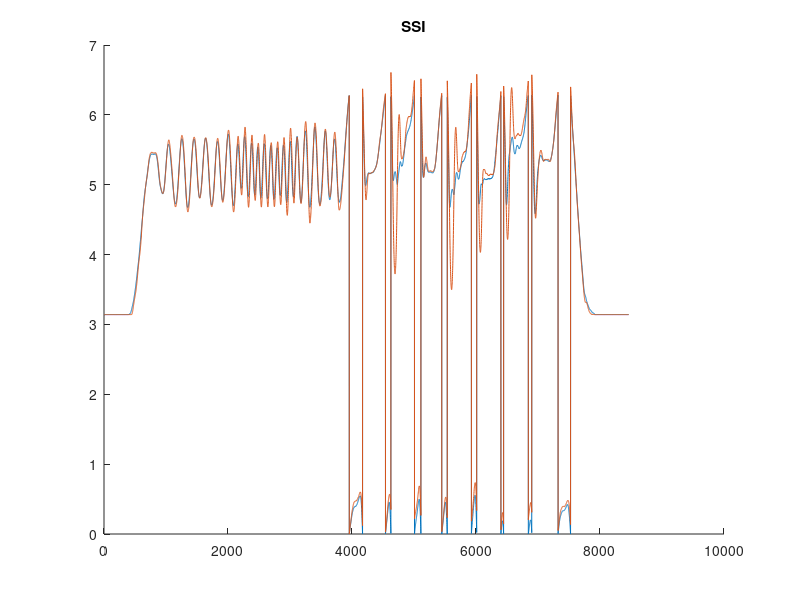
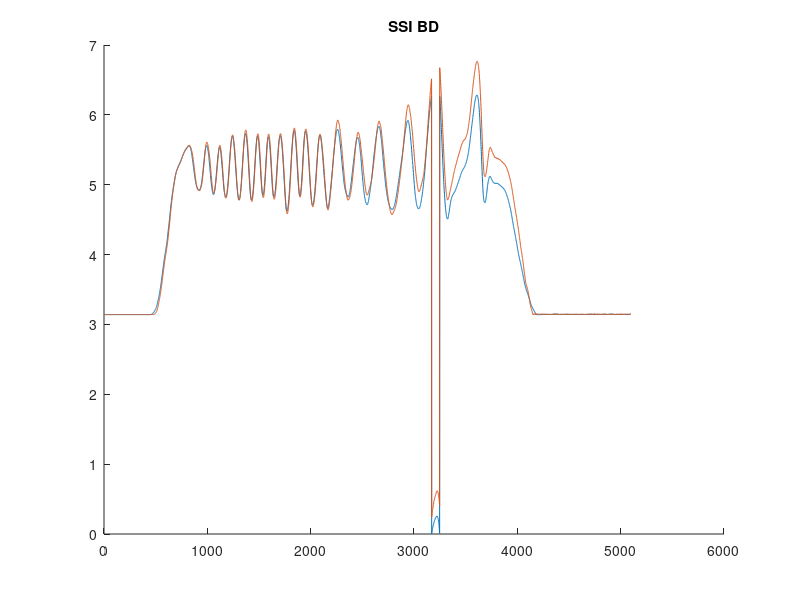
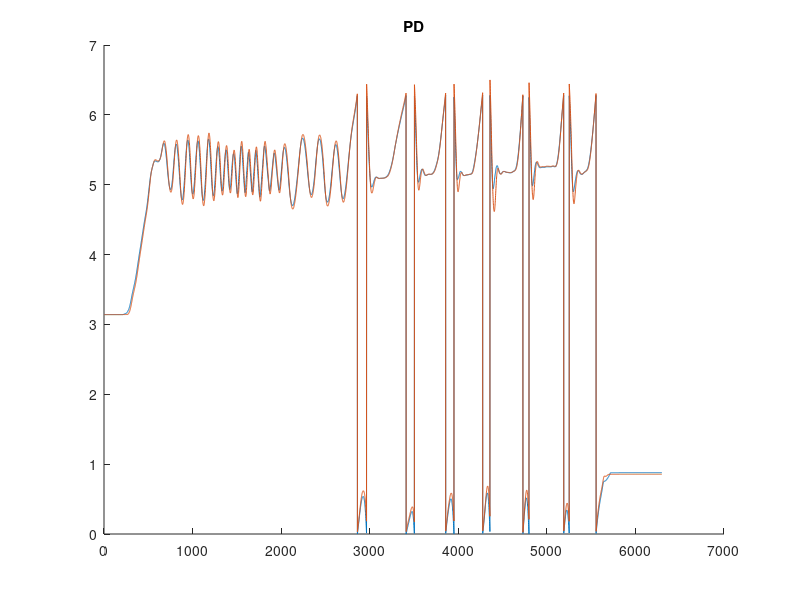
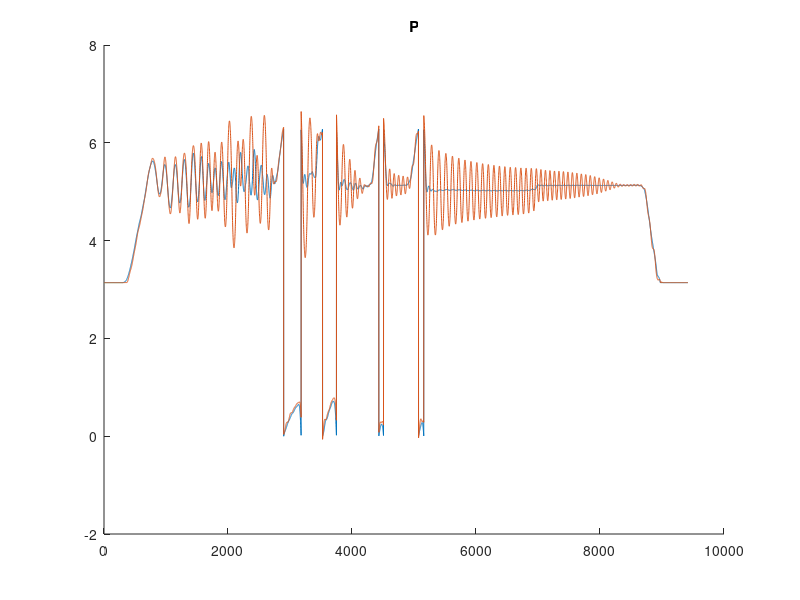

These charts were generated, in order, by the following MATLAB code:
% SSI virtual environment data processing

%% load data
SSI = load("SSItest_SSI_Ke5.txt"); 
SSI_BD = load("SSItest_SSI_Ke5_Kbd01.txt");
PD = load("SSItest_PD_Kp5_Kd01.txt"); 
P = load("SSItest_P_Kp5.txt");
P_BD = load("SSItest_P_Kp5_Kbd01.txt");
% data format: [SSI_case, U0-5000, (Pos1raw*(2*M_PI/8192)*1000), (ScaledPosDiff*1000), (ScaledVelDiff*1000), (delO*1000), (Id_SSI*1000), (Id_PD*1000)]

%% scale data
SSI(:,3:8) = SSI(:,3:8)/1000; 
SSI_BD(:,3:8) = SSI_BD(:,3:8)/1000;
PD(:,3:8) = PD(:,3:8)/1000;
P(:,3:8) = P(:,3:8)/1000;
P_BD(:,3:8) = P_BD(:,3:8)/1000;

Imax = 1.5; % A
kt = 19.4; % in mNm/A
SSI(:,2) = (SSI(:,2)/4000)*Imax*kt; % commanded T in mNm
SSI_BD(:,2) = (SSI_BD(:,2)/4000)*Imax*kt;
PD(:,2) = (PD(:,2)/4000)*Imax*kt;
P(:,2) = (P(:,2)/4000)*Imax*kt;
P_BD(:,2) = (P_BD(:,2)/4000)*Imax*kt;

% new data format: [SSI_case, actual current, Pos1, PosDiff, VelDiff, delO, Id_SSI, Id_PD]

%% plot the plots

figure; hold on;
plot(SSI(:,3));
plot(SSI(:,3)-SSI(:,4));
hold off;
title('SSI');

figure; hold on;
plot(SSI_BD(:,3));
plot(SSI_BD(:,3)-SSI_BD(:,4));
hold off;
title('SSI BD');

figure; hold on;
plot(PD(:,3));
plot(PD(:,3)-PD(:,4));
hold off;
title('PD');

figure; hold on;
plot(P(:,3));
plot(P(:,3)-P(:,4));
hold off;
title('P');

figure; hold on;
plot(P_BD(:,3));
plot(P_BD(:,3)-P_BD(:,4));
hold off;
title('P BD');

% figure; hold on; 
% plot(SSI(:,4)); 
% plot(SSI_BD(:,4));
% plot(P_BD(:,4));
% hold off; legend('SSI','SSI BD','PD BD');
